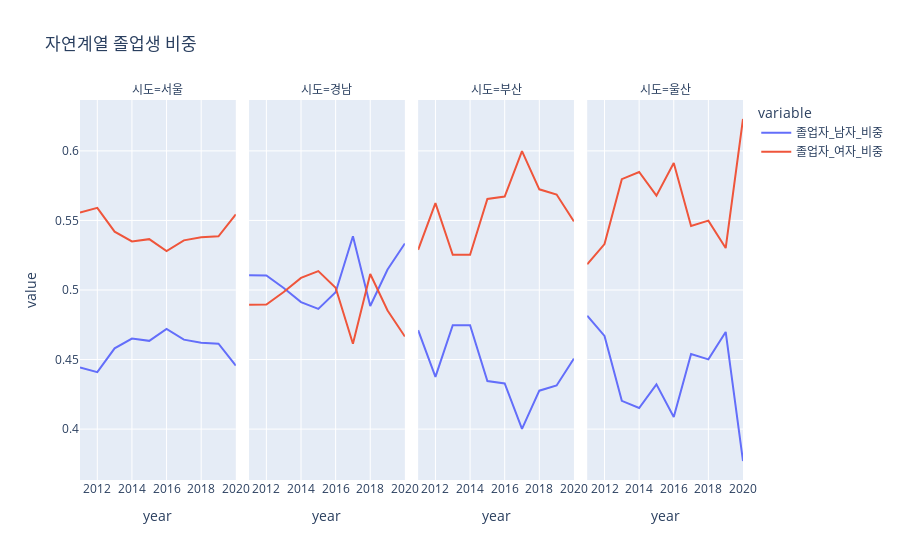

The notebook cell this image was saved under:
### Code cell
px.line(sum121.query('variable in ["졸업자_남자_비중", "졸업자_여자_비중"]'), x = 'year', y = 'value', color = 'variable', facet_col = '시도', facet_col_wrap=4, category_orders={'시도':['서울', '경남', '부산', '울산']},
        title = "자연계열 졸업생 비중")

### Figure 1 — Plotly figure (JSON) as saved in the notebook; plotly's stock layout.template omitted (floating-point values rounded to 4 significant figures)
{"data": [{"hovertemplate": "variable=졸업자_남자_비중<br>시도=서울<br>year=%{x}<br>value=%{y}<extra></extra>", "legendgroup": "졸업자_남자_비중", "line": {"color": "#636efa", "dash": "solid"}, "marker": {"symbol": "circle"}, "mode": "lines", "name": "졸업자_남자_비중", "orientation": "v", "showlegend": true, "type": "scatter", "x": [2011, 2012, 2013, 2014, 2015, 2016, 2017, 2018, 2019, 2020], "xaxis": "x", "y": [0.4442, 0.441, 0.4581, 0.465, 0.4634, 0.472, 0.4643, 0.4622, 0.4614, 0.4456], "yaxis": "y"}, {"hovertemplate": "variable=졸업자_남자_비중<br>시도=경남<br>year=%{x}<br>value=%{y}<extra></extra>", "legendgroup": "졸업자_남자_비중", "line": {"color": "#636efa", "dash": "solid"}, "marker": {"symbol": "circle"}, "mode": "lines", "name": "졸업자_남자_비중", "orientation": "v", "showlegend": false, "type": "scatter", "x": [2011, 2012, 2013, 2014, 2015, 2016, 2017, 2018, 2019, 2020], "xaxis": "x2", "y": [0.5105, 0.5104, 0.5015, 0.4913, 0.4864, 0.4984, 0.5386, 0.4885, 0.5148, 0.5334], "yaxis": "y2"}, {"hovertemplate": "variable=졸업자_남자_비중<br>시도=부산<br>year=%{x}<br>value=%{y}<extra></extra>", "legendgroup": "졸업자_남자_비중", "line": {"color": "#636efa", "dash": "solid"}, "marker": {"symbol": "circle"}, "mode": "lines", "name": "졸업자_남자_비중", "orientation": "v", "showlegend": false, "type": "scatter", "x": [2011, 2012, 2013, 2014, 2015, 2016, 2017, 2018, 2019, 2020], "xaxis": "x3", "y": [0.4711, 0.4376, 0.4747, 0.4747, 0.4345, 0.4328, 0.4001, 0.4276, 0.4313, 0.4507], "yaxis": "y3"}, {"hovertemplate": "variable=졸업자_남자_비중<br>시도=울산<br>year=%{x}<br>value=%{y}<extra></extra>", "legendgroup": "졸업자_남자_비중", "line": {"color": "#636efa", "dash": "solid"}, "marker": {"symbol": "circle"}, "mode": "lines", "name": "졸업자_남자_비중", "orientation": "v", "showlegend": false, "type": "scatter", "x": [2011, 2012, 2013, 2014, 2015, 2016, 2017, 2018, 2019, 2020], "xaxis": "x4", "y": [0.4815, 0.467, 0.4203, 0.4152, 0.4322, 0.4088, 0.4539, 0.4501, 0.4698, 0.3771], "yaxis": "y4"}, {"hovertemplate": "variable=졸업자_여자_비중<br>시도=서울<br>year=%{x}<br>value=%{y}<extra></extra>", "legendgroup": "졸업자_여자_비중", "line": {"color": "#EF553B", "dash": "solid"}, "marker": {"symbol": "circle"}, "mode": "lines", "name": "졸업자_여자_비중", "orientation": "v", "showlegend": true, "type": "scatter", "x": [2011, 2012, 2013, 2014, 2015, 2016, 2017, 2018, 2019, 2020], "xaxis": "x", "y": [0.5558, 0.559, 0.5419, 0.535, 0.5366, 0.528, 0.5357, 0.5378, 0.5386, 0.5544], "yaxis": "y"}, {"hovertemplate": "variable=졸업자_여자_비중<br>시도=경남<br>year=%{x}<br>value=%{y}<extra></extra>", "legendgroup": "졸업자_여자_비중", "line": {"color": "#EF553B", "dash": "solid"}, "marker": {"symbol": "circle"}, "mode": "lines", "name": "졸업자_여자_비중", "orientation": "v", "showlegend": false, "type": "scatter", "x": [2011, 2012, 2013, 2014, 2015, 2016, 2017, 2018, 2019, 2020], "xaxis": "x2", "y": [0.4895, 0.4896, 0.4985, 0.5087, 0.5136, 0.5016, 0.4614, 0.5115, 0.4852, 0.4666], "yaxis": "y2"}, {"hovertemplate": "variable=졸업자_여자_비중<br>시도=부산<br>year=%{x}<br>value=%{y}<extra></extra>", "legendgroup": "졸업자_여자_비중", "line": {"color": "#EF553B", "dash": "solid"}, "marker": {"symbol": "circle"}, "mode": "lines", "name": "졸업자_여자_비중", "orientation": "v", "showlegend": false, "type": "scatter", "x": [2011, 2012, 2013, 2014, 2015, 2016, 2017, 2018, 2019, 2020], "xaxis": "x3", "y": [0.5289, 0.5624, 0.5253, 0.5253, 0.5655, 0.5672, 0.5999, 0.5724, 0.5687, 0.5493], "yaxis": "y3"}, {"hovertemplate": "variable=졸업자_여자_비중<br>시도=울산<br>year=%{x}<br>value=%{y}<extra></extra>", "legendgroup": "졸업자_여자_비중", "line": {"color": "#EF553B", "dash": "solid"}, "marker": {"symbol": "circle"}, "mode": "lines", "name": "졸업자_여자_비중", "orientation": "v", "showlegend": false, "type": "scatter", "x": [2011, 2012, 2013, 2014, 2015, 2016, 2017, 2018, 2019, 2020], "xaxis": "x4", "y": [0.5185, 0.533, 0.5797, 0.5848, 0.5678, 0.5912, 0.5461, 0.5499, 0.5302, 0.6229], "yaxis": "y4"}], "layout": {"annotations": [{"font": {}, "showarrow": false, "text": "시도=서울", "x": 0.1175, "xanchor": "center", "xref": "paper", "y": 1, "yanchor": "bottom", "yref": "paper"}, {"font": {}, "showarrow": false, "text": "시도=경남", "x": 0.3725, "xanchor": "center", "xref": "paper", "y": 1, "yanchor": "bottom", "yref": "paper"}, {"font": {}, "showarrow": false, "text": "시도=부산", "x": 0.6275, "xanchor": "center", "xref": "paper", "y": 1, "yanchor": "bottom", "yref": "paper"}, {"font": {}, "showarrow": false, "text": "시도=울산", "x": 0.8825, "xanchor": "center", "xref": "paper", "y": 1, "yanchor": "bottom", "yref": "paper"}], "legend": {"title": {"text": "variable"}, "tracegroupgap": 0}, "title": {"text": "자연계열 졸업생 비중"}, "xaxis": {"anchor": "y", "domain": [0, 0.235], "title": {"text": "year"}}, "xaxis2": {"anchor": "y2", "domain": [0.255, 0.49], "matches": "x", "title": {"text": "year"}}, "xaxis3": {"anchor": "y3", "domain": [0.51, 0.745], "matches": "x", "title": {"text": "year"}}, "xaxis4": {"anchor": "y4", "domain": [0.765, 1.0], "matches": "x", "title": {"text": "year"}}, "yaxis": {"anchor": "x", "domain": [0, 1], "title": {"text": "value"}}, "yaxis2": {"anchor": "x2", "domain": [0, 1], "matches": "y", "showticklabels": false}, "yaxis3": {"anchor": "x3", "domain": [0, 1], "matches": "y", "showticklabels": false}, "yaxis4": {"anchor": "x4", "domain": [0, 1], "matches": "y", "showticklabels": false}}}
